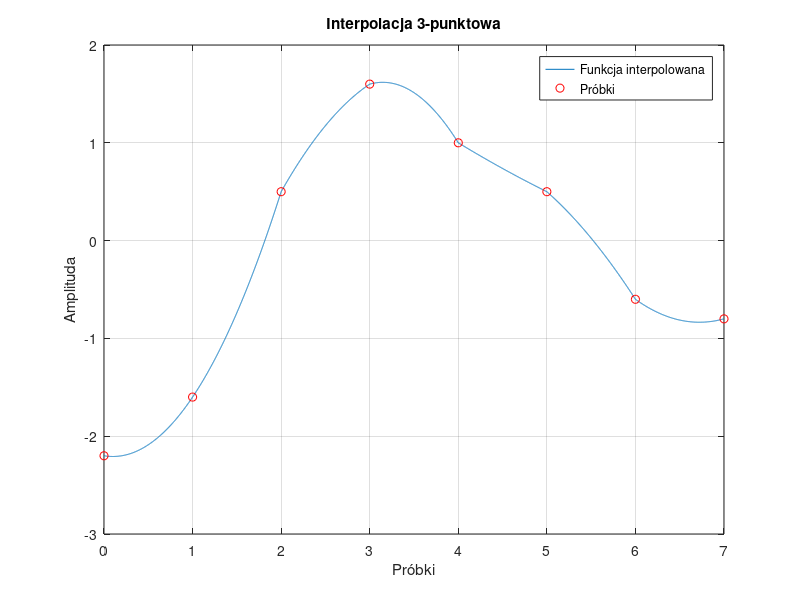
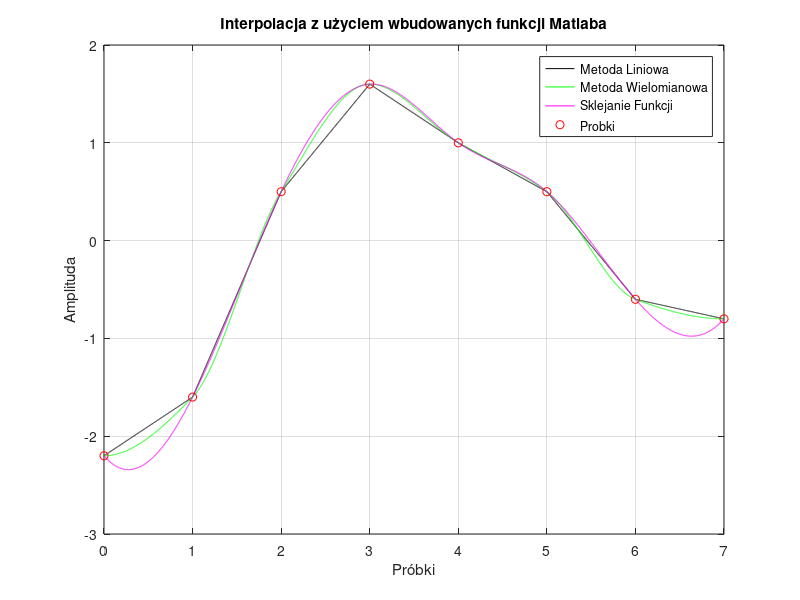

Write MATLAB code to recreate these figures, in order.
k= 0:7; % liczba danych z tabeli
y= [-2.2 -1.6 0.5 1.6 1.0 0.5 -0.6 -0.8]; % dane z tabeli
T= 0.001; % okres próbkowania
l= 1;
m= 0;
P= 1:(max(k)/T)+1; % alokacja zmiennej P
    for i= 1:length(y)-2
    d= m:T:2;
        for h= 1:length(d)
        P(l)= 0.5*(2*y(i)-d(h)*(3*y(i)-4*y(i+1)+y(i+2))+(d(h)^2)*(y(i)-2*y(i+1)+y(i+2)));
        F(l)=1/2*(-(3*y(i)-4*y(i+1)+y(i+2))+2*d(h)*(y(i)-2*y(i+1)+y(i+2)));
        l=l+1;
        end
    m=1+T;
    end
t=0:T:7;
figure(1)
plot(t,P); hold on; grid on; plot(k,y,'ro');
 
    title('Interpolacja 3-punktowa'); xlabel('Próbki'); ylabel('Amplituda');
    legend('Funkcja interpolowana','Próbki');


    
y1 = interp1(k,y,t, 'linear'); % Interpolacja liniowa
y2 = interp1(k,y,t, 'cubic'); % Interpolacja wielomianowa
y3 = interp1(k,y,t, 'spline'); % Interpolacja przez sklejanie funkcji
figure(2)
plot(t,y1, 'k'); hold on; grid on;
plot(t,y2, 'g'); plot(t,y3, 'm'); plot(k,y, 'ro');
    title('Interpolacja z użyciem wbudowanych funkcji Matlaba');
    xlabel('Próbki'); ylabel('Amplituda');
    legend('Metoda Liniowa','Metoda Wielomianowa','Sklejanie Funkcji','Probki')


